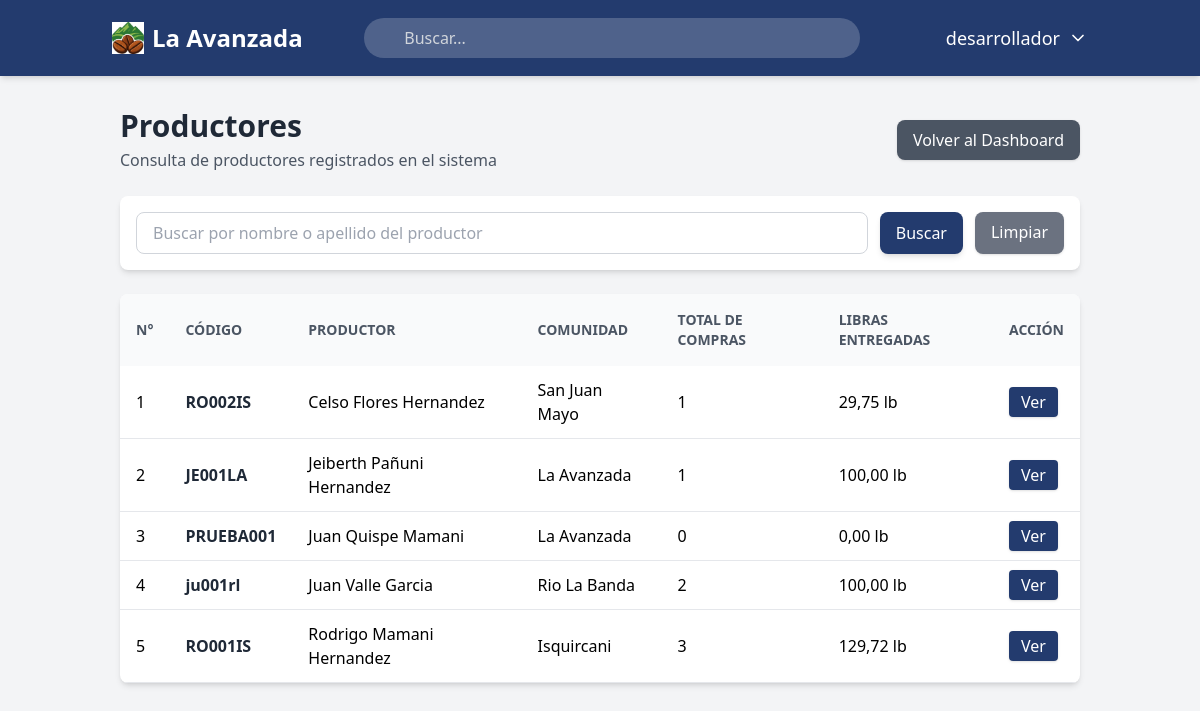
/productores/ (signed in), run on the app's committed database.
### usuarios/models.py (models this page shows)
class Usuario(AbstractUser): # CREAMOS LA CLASE USUARIO
    usuario_id = models.AutoField(primary_key=True) #CAMPO USUARIO ID, ES NUMEROS AUTOMATICOS Y ES LLAVE PRIMARIA
    USERNAME_FIELD = 'username' # CAMPO PARA INICIAR SESION
    class Meta: # CONFIGURACIONES EXTRAS en la bd
        db_table = 'usuarios' # nombre de la tabla
        verbose_name = 'Usuario' # definimos en sigular el modelo dentro del panel de django
        verbose_name_plural = 'Usuarios' # define como se mostrara en plural en django

### productores/models.py (models this page shows, shortened)
class Productor(models.Model):
    OPCIONES_ESTADO = [
        ('Activo', 'Activo'),
        ('Inactivo', 'Inactivo'),
    ]
    id_productor = models.AutoField(primary_key=True) #llave primaria
    codigo_productor = models.CharField(
        max_length=20,
        unique=True,
        verbose_name='Código del productor'
    )
    nombre = models.CharField(
        max_length=100,
        verbose_name='Nombre'
    )
    apellido_paterno = models.CharField(
        max_length=100,
        verbose_name='Apellido paterno'
    )
    apellido_materno = models.CharField(
        max_length=100,
        blank=True, # no pasa nada si se queda vacio
        verbose_name='Apellido materno'
    )
    comunidad = models.ForeignKey(
        Comunidad,
        on_delete=models.PROTECT,
        related_name='productores',
        verbose_name='Comunidad'
    )
    usuario = models.OneToOneField(
        settings.AUTH_USER_MODEL,
        on_delete=models.SET_NULL,
        null=True,
        blank=True,
        related_name='productor',
        verbose_name='Usuario de acceso'
    )
    estado = models.CharField(
        max_length=20,
        choices=OPCIONES_ESTADO,
        default='Activo',
        verbose_name='Estado'
    )
    creado_por = models.ForeignKey(
        settings.AUTH_USER_MODEL,
        on_delete=models.SET_NULL,
        null=True,
        blank=True,
        related_name='productores_creados',
        verbose_name='Creado por'
    )
    fecha_registro = models.DateTimeField(
        auto_now_add=True,
        verbose_name='Fecha de registro'
    )
    editado_por = models.ForeignKey(
        settings.AUTH_USER_MODEL,
        on_delete=models.SET_NULL,
        null=True,
        blank=True,
        related_name='productores_editados',
        verbose_name='Editado por'
    )
    fecha_edicion = models.DateTimeField(
        auto_now=True,
        verbose_name='Fecha de edición'
    )
    class Meta:
        db_table = 'productores'
        verbose_name = 'Productor'
        verbose_name_plural = 'Productores'
    def nombre_completo(self):
        return f"{self.nombre} {self.apellido_paterno} {self.apellido_materno}".strip()

### comunidades/models.py (models this page shows, shortened)
class Comunidad(models.Model): # modelo comunidad
    OPCIONES_ESTADO = [ # servira para poner activo e inactivo pero nunca delete de nuestro sistmas la comunidad
        ('Activo', 'Activo'),
        ('Inactivo', 'Inactivo'),
    ]
    id_comunidad = models.AutoField(primary_key=True) ## llave primaria
    nombre_comunidad = models.CharField(max_length=100, unique=True, verbose_name='Nombre de la comunidad') # nombre de la comunidad
    estado = models.CharField(max_length=20, choices=OPCIONES_ESTADO, default='Activo', verbose_name='Estado') # estado de la comunidad
    creado_por = models.ForeignKey( # quien lo creo
        settings.AUTH_USER_MODEL,
        on_delete=models.SET_NULL,
        null=True,
        related_name='comunidades_creadas',
        verbose_name='Creado por'
    )
    fecha_creacion = models.DateTimeField(auto_now_add=True, verbose_name='Fecha de creación') # fecha de la crecion
    editado_por = models.ForeignKey(
        settings.AUTH_USER_MODEL,
        on_delete=models.SET_NULL,
        null=True,
        blank=True,
        related_name='comunidades_editadas',
        verbose_name='Editado por'
    )
    fecha_edicion = models.DateTimeField(auto_now=True, verbose_name='Fecha de edición') # la fecha de la edidion
    class Meta:
        db_table = 'comunidades' # nombre de la tabla
        verbose_name = 'Comunidad'
        verbose_name_plural = 'Comunidades'

### productores/views.py (the view, shortened to what this page needs)
# urls.py: path('', views.lista_productores, name='lista_productores'),
@login_required
def lista_productores(request):
    permiso = obtener_permiso_productores(request.user)
    if permiso == 0:
        return redirect('dashboard')
    productores = Productor.objects.select_related(
        'comunidad',
        'usuario'
    ).annotate(
        total_compras_real=Count('compras_cafe'),
        total_libras_real=Coalesce(
            Sum('compras_cafe__total_libras'),
            Value(Decimal('0.00')),
            output_field=DecimalField(max_digits=10, decimal_places=2)
        )
    ).order_by(
        'nombre',
        'apellido_paterno'
    )
    buscar = request.GET.get('buscar')
    paginator = Paginator(productores, 15)
    page_number = request.GET.get('page')
    page_obj = paginator.get_page(page_number)
    contexto = {
        'page_obj': page_obj,
    }
    return render(request, 'productores/lista_productores.html', contexto)

### principal/context_processors.py (called while the page is built)
def obtener_permisos(request):
    permisos = { # los modulos
        'registrar_compras_cafe': 0,
        'historial_compras': 0,
        'comunidades': 0,
        'productores': 0,
        'registro_ventas_cafe': 0,
        'analisis_predicciones': 0,
        'roles_usuarios': 0,
    }
    roles = []
    if request.user.is_authenticated:
        roles_usuario = UsuarioRol.objects.filter(usuario=request.user)
        roles = [usuario_rol.rol.nombre_rol for usuario_rol in roles_usuario]
        for usuario_rol in roles_usuario:
            rol = usuario_rol.rol
            for modulo in permisos.keys():
                permiso_actual = getattr(rol, modulo, 0)
                if permiso_actual > permisos[modulo]:
                    permisos[modulo] = permiso_actual
    return {
        'permisos': permisos,
        'roles': roles,
    }

### productores/views.py (called while the page is built)
def obtener_permiso_productores(usuario):
    roles_usuario = UsuarioRol.objects.filter(usuario=usuario)
    permiso_maximo = 0
    for usuario_rol in roles_usuario:
        rol = usuario_rol.rol
        permiso_actual = getattr(rol, 'productores', 0)
        if permiso_actual > permiso_maximo:
            permiso_maximo = permiso_actual
    return permiso_maximo

### productores/templates/productores/lista_productores.html (shortened to what this page needs)
{% extends 'principal/base.html' %}
{% block content %}
<div class="max-w-7xl mx-auto">
  <div class="flex flex-col md:flex-row md:items-center md:justify-between gap-4 mb-6">
    <div>
      <h1 class="text-3xl font-bold text-gray-800">Productores</h1>
      <p class="text-gray-600 mt-1">
        Consulta de productores registrados en el sistema
      </p>
    </div>
    <a href="{% url 'dashboard' %}"
       class="bg-gray-600 hover:bg-gray-700 text-white px-4 py-2 rounded-lg shadow text-center">
      Volver al Dashboard
    </a>
  </div>
  <div class="bg-white rounded-lg shadow-md p-4 mb-6">
    <form method="get" class="flex flex-col md:flex-row gap-3">
      <input type="text"
             name="buscar"
             value="{{ request.GET.buscar }}"
             placeholder="Buscar por nombre o apellido del productor"
             autocomplete="off"
             class="w-full border border-gray-300 rounded-lg px-4 py-2 focus:outline-none focus:ring-2 focus:ring-[#233b6e]" />
      <button type="submit"
              class="w-full md:w-auto bg-[#233b6e] text-white px-4 py-2 rounded-lg shadow-md hover:bg-[#1a2c53] transition-colors duration-300">
        Buscar
      </button>
      <a href="{% url 'productores:lista_productores' %}"
         class="bg-gray-500 hover:bg-gray-600 text-white px-4 py-2 rounded-lg shadow text-center">
        Limpiar
      </a>
    </form>
  </div>
  <div class="bg-white rounded-lg shadow-md overflow-hidden">
    <div class="overflow-x-auto">
      <table class="min-w-full border-collapse">
        <thead class="bg-gray-50 text-gray-600 uppercase text-sm">
          <tr>
            <th class="px-4 py-4 text-left font-semibold">N°</th>
            <th class="px-4 py-4 text-left font-semibold">Código</th>
            <th class="px-4 py-4 text-left font-semibold">Productor</th>
            <th class="px-4 py-4 text-left font-semibold">Comunidad</th>
            <th class="px-4 py-4 text-left font-semibold">Total de compras</th>
            <th class="px-4 py-4 text-left font-semibold">Libras entregadas</th>
            <th class="px-4 py-4 text-left font-semibold">Acción</th>
          </tr>
        </thead>
        <tbody>
          {% for productor in page_obj %}
          <tr class="border-b hover:bg-gray-50">
            <td class="px-4 py-3">
              {{ page_obj.start_index|add:forloop.counter0 }}
            </td>
            <td class="px-4 py-3 font-semibold text-gray-800">
              {{ productor.codigo_productor }}
            </td>
            <td class="px-4 py-3">
              {{ productor.nombre_completo }}
            </td>
            <td class="px-4 py-3">
              {{ productor.comunidad.nombre_comunidad }}
            </td>
            <td class="px-4 py-3">
              {{ productor.total_compras_real }}
            </td>
            <td class="px-4 py-3">
              {{ productor.total_libras_real|floatformat:2 }} lb
            </td>
            <td class="px-4 py-3">
              <a href="{% url 'productores:detalle_productor' productor.pk %}"
                 class="bg-[#233b6e] hover:bg-[#1a2c53] text-white px-3 py-1 rounded shadow transition-colors duration-300">
                Ver
              </a>
            </td>
          </tr>
          {% endfor %}
        </tbody>
      </table>
    </div>
  </div>
</div>
{% endblock %}

### principal/templates/principal/base.html (shortened to what this page needs)
{% load static %}
<!DOCTYPE html>
<html lang="es">
<head>
    <script src="https://cdn.tailwindcss.com"></script>
</head>
<body class="bg-gray-100 font-sans">
    <nav class="bg-[#233b6e] text-white shadow-md">
        <div class="container mx-auto px-4 py-4 flex flex-col md:flex-row justify-between items-center space-y-4 md:space-y-0">
            <a href="{% url 'dashboard' %}" class="flex items-center gap-2 text-2xl font-bold rounded-lg px-2 py-1 transition-all hover:bg-white/10">
                <img src="{% static 'img/logoavanzada2.jpg' %}" alt="La Avanzada" class="h-8 w-8">
                <span>La Avanzada</span>
            </a>
            <div class="relative w-full md:w-1/2">
                <input
                    type="text"
                    id="transaction-input"
                    placeholder="Buscar..."
                    class="w-full bg-white/20 text-white rounded-full py-2 pl-10 pr-4 focus:outline-none focus:ring-2 focus:ring-white/50 placeholder-gray-300"
                >
            </div>
            <div class="flex items-center space-x-6">
                <div class="relative">
                    <button id="user-menu-button" class="flex items-center space-x-2 text-lg font-medium transition-all hover:bg-white/10 p-2 rounded-lg">
                        <span>{{ user.first_name|default:user.username }}</span>
                        <svg xmlns="http://www.w3.org/2000/svg" width="20" height="20"
                             viewBox="0 0 24 24" fill="none" stroke="currentColor"
                             stroke-width="2" stroke-linecap="round" stroke-linejoin="round"
                             class="lucide lucide-chevron-down">
                            <path d="m6 9 6 6 6-6"></path>
                        </svg>
                    </button>
                </div>
            </div>
        </div>
    </nav>
    <main class="container mx-auto p-8">
        {% block content %}
        {% endblock content %}
    </main>
</body>
</html>

### data on the page
Usuario: first_name "desarrollador"
Productor: start_index|add "1", codigo_productor "RO002IS", nombre_completo "Celso Flores Hernandez", comunidad.nombre_comunidad "San Juan Mayo", total_compras_real "1", total_libras_real "29,75"
Productor: start_index|add "2", codigo_productor "JE001LA", nombre_completo "Jeiberth Pañuni Hernandez", comunidad.nombre_comunidad "La Avanzada", total_compras_real "1", total_libras_real "100,00"
Productor: start_index|add "3", codigo_productor "PRUEBA001", nombre_completo "Juan Quispe Mamani", comunidad.nombre_comunidad "La Avanzada", total_compras_real "0", total_libras_real "0,00"
Productor: start_index|add "4", codigo_productor "ju001rl", nombre_completo "Juan Valle Garcia", comunidad.nombre_comunidad "Rio La Banda", total_compras_real "2", total_libras_real "100,00"
Productor: start_index|add "5", codigo_productor "RO001IS", nombre_completo "Rodrigo Mamani Hernandez", comunidad.nombre_comunidad "Isquircani", total_compras_real "3", total_libras_real "129,72"
